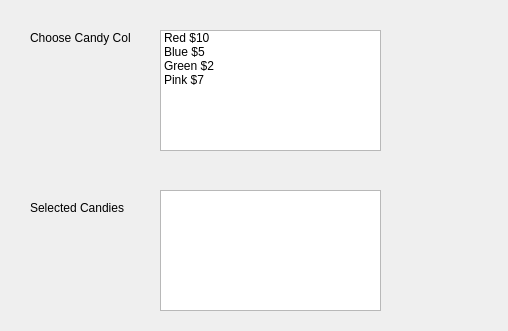
<?xml version="1.0" encoding="UTF-8"?>
<ui version="4.0">
 <class>Dialog</class>
 <widget class="QDialog" name="Dialog">
  <property name="geometry">
   <rect>
    <x>0</x>
    <y>0</y>
    <width>508</width>
    <height>331</height>
   </rect>
  </property>
  <property name="windowTitle">
   <string>Dialog</string>
  </property>
  <widget class="QListWidget" name="listWidgetColors">
   <property name="geometry">
    <rect>
     <x>160</x>
     <y>30</y>
     <width>221</width>
     <height>121</height>
    </rect>
   </property>
   <property name="selectionMode">
    <enum>QAbstractItemView::MultiSelection</enum>
   </property>
   <item>
    <property name="text">
     <string>Red $10</string>
    </property>
   </item>
   <item>
    <property name="text">
     <string>Blue $5</string>
    </property>
   </item>
   <item>
    <property name="text">
     <string>Green $2</string>
    </property>
   </item>
   <item>
    <property name="text">
     <string>Pink $7</string>
    </property>
   </item>
  </widget>
  <widget class="QLabel" name="_label">
   <property name="geometry">
    <rect>
     <x>30</x>
     <y>30</y>
     <width>101</width>
     <height>16</height>
    </rect>
   </property>
   <property name="text">
    <string>Choose Candy Color</string>
   </property>
  </widget>
  <widget class="QLabel" name="_label_2">
   <property name="geometry">
    <rect>
     <x>30</x>
     <y>200</y>
     <width>101</width>
     <height>16</height>
    </rect>
   </property>
   <property name="text">
    <string>Selected Candies</string>
   </property>
  </widget>
  <widget class="QListWidget" name="listWidgetColorsSelected">
   <property name="geometry">
    <rect>
     <x>160</x>
     <y>190</y>
     <width>221</width>
     <height>121</height>
    </rect>
   </property>
  </widget>
 </widget>
 <resources/>
 <connections/>
</ui>
